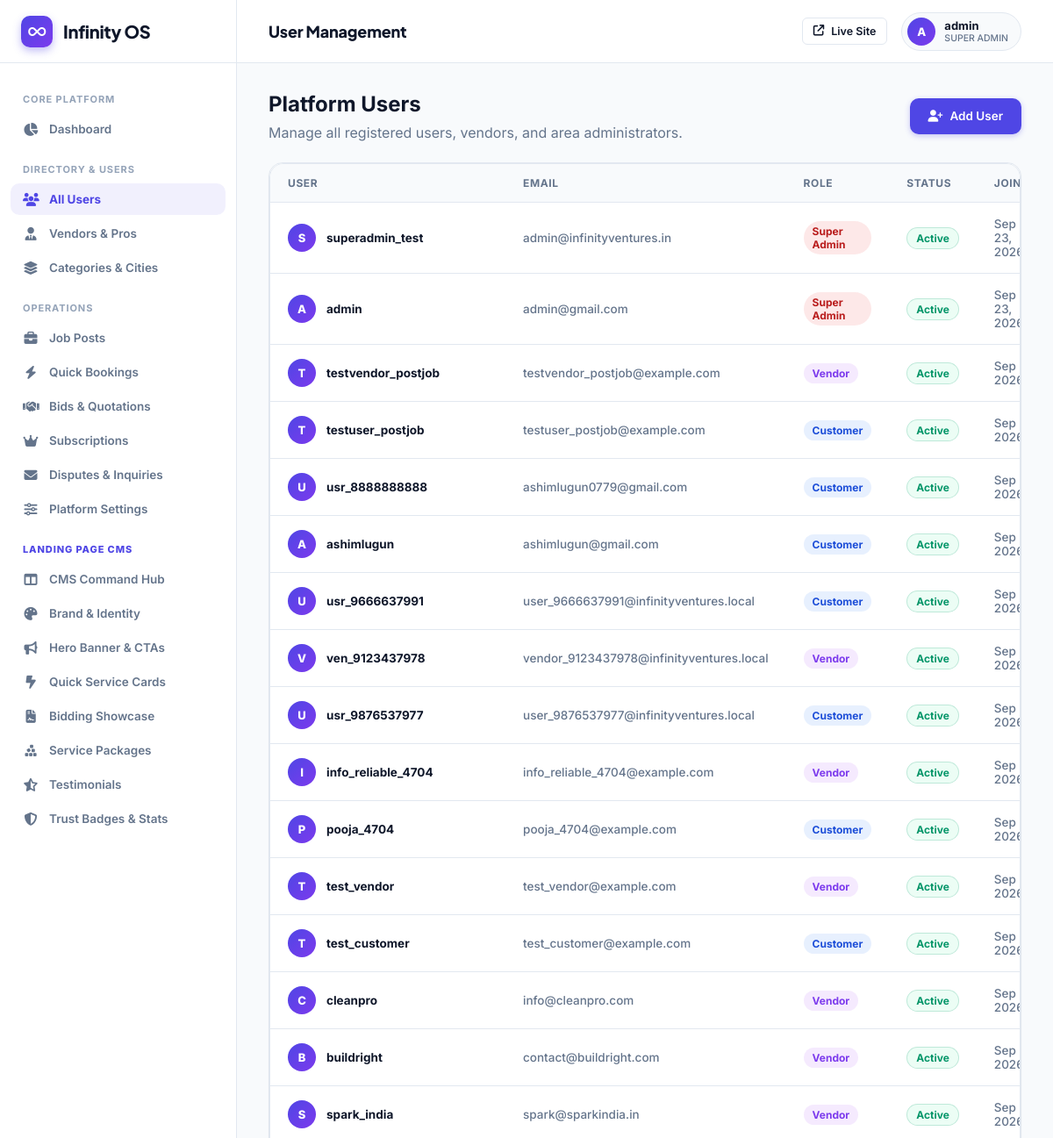
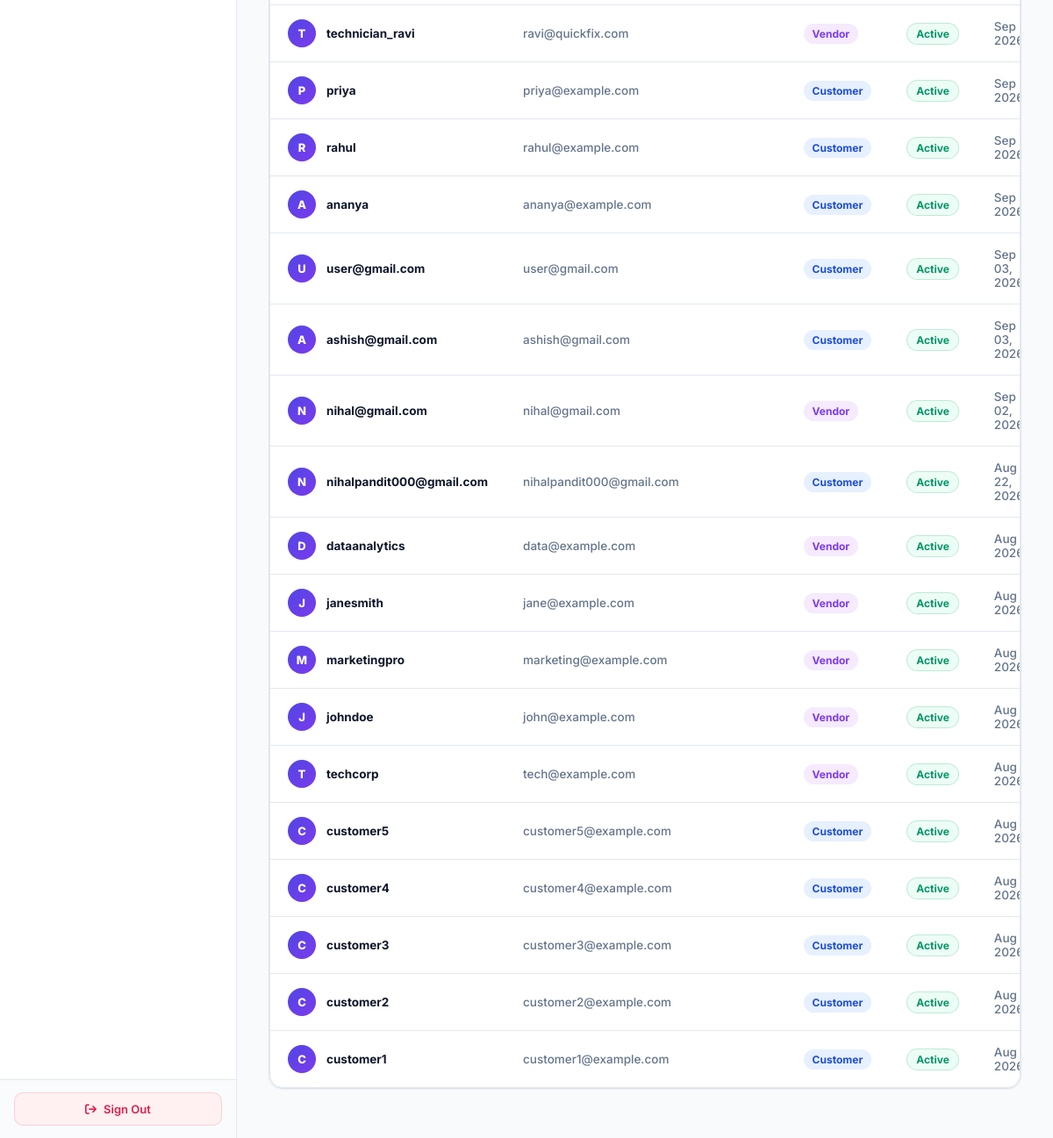
The app's page /super-admin/users/ (signed in) with its own data (2 pictures, top to bottom).
### myapp/models.py (models this page shows)
class CustomUser(AbstractUser):
    ROLE_CHOICES = (
        ('ADMIN', 'Admin'),
        ('VENDOR', 'Vendor'),
        ('USER', 'User'),
    )
    role = models.CharField(max_length=20, choices=ROLE_CHOICES, default='USER')

### myapp/super_admin_views.py (the view)
# urls.py: path('super-admin/users/', super_admin_views.super_admin_users, name='super_admin_users'),
@sa_required
def super_admin_users(request):
    users = CustomUser.objects.all().order_by('-date_joined')
    return render(request, 'superadmin/user_manager.html', {'users': users})

### myapp/super_admin_views.py (called while the page is built)
def sa_required(view_func):
    from functools import wraps
    @wraps(view_func)
    def wrapper(request, *args, **kwargs):
        if not request.user.is_authenticated:
            return redirect(f'{LOGIN_URL}?next={request.path}')
        if not request.user.is_superuser:
            return redirect('/')
        return view_func(request, *args, **kwargs)
    return wrapper

### templates/superadmin/user_manager.html (shortened to what this page needs)
{% extends 'superadmin/base.html' %}
{% block header_title %}User Management{% endblock %}
{% block content %}
<div style="margin-bottom: 24px; display: flex; justify-content: space-between; align-items: center;">
  <div>
    <h2 style="font-size: 24px; font-weight: 700; margin-bottom: 8px;">Platform Users</h2>
    <p style="color: var(--text-muted);">Manage all registered users, vendors, and area administrators.</p>
  </div>
  <a href="{% url 'super_admin_user_create' %}" class="btn btn-primary"><i class="fa-solid fa-user-plus"></i> Add User</a>
</div>
<div class="card" style="padding: 0;">
  <div class="table-container">
    <table>
      <thead>
        <tr>
          <th>User</th>
          <th>Email</th>
          <th>Role</th>
          <th>Status</th>
          <th>Joined</th>
        </tr>
      </thead>
      <tbody>
        {% for u in users %}
        <tr>
          <td>
            <div style="display: flex; align-items: center; gap: 12px;">
              <div class="avatar" style="width: 32px; height: 32px; font-size: 13px;">{{ u.username|make_list|first|upper }}</div>
              <strong>{{ u.username }}</strong>
            </div>
          </td>
          <td style="color: var(--text-muted);">{{ u.email|default:"—" }}</td>
          <td>
            {% if u.is_superuser %}
              <span class="badge" style="background: rgba(239,68,68,0.12); color: #b91c1c;">Super Admin</span>
            {% elif u.role == 'ADMIN' %}
              <span class="badge" style="background: rgba(79,70,229,0.12); color: #4338ca;">Area Admin</span>
            {% elif u.role == 'VENDOR' %}
              <span class="badge" style="background: rgba(168,85,247,0.12); color: #7c3aed;">Vendor</span>
            {% else %}
              <span class="badge" style="background: rgba(59,130,246,0.12); color: #1d4ed8;">Customer</span>
            {% endif %}
          </td>
          <td>
            {% if u.is_active %}
              <span class="badge active">Active</span>
            {% else %}
              <span class="badge inactive">Disabled</span>
            {% endif %}
          </td>
          <td style="color: var(--text-muted);">{{ u.date_joined|date:"M d, Y" }}</td>
        </tr>
        {% empty %}
        <tr><td colspan="6" style="text-align: center; padding: 40px; color: var(--text-muted);">No users found.</td></tr>
        {% endfor %}
      </tbody>
    </table>
  </div>
</div>
{% endblock %}

### templates/superadmin/base.html (shortened to what this page needs)
<!DOCTYPE html>
<html lang="en">
<head>
  <link rel="stylesheet" href="https://cdnjs.cloudflare.com/ajax/libs/font-awesome/6.5.2/css/all.min.css">
</head>
<body>
  <aside class="sidebar">
    <a href="{% url 'super_admin_dashboard' %}" class="sidebar-brand">
      <div class="sidebar-brand-icon">
        <i class="fa-solid fa-infinity"></i>
      </div>
      <span>Infinity OS</span>
    </a>
    <div class="sidebar-nav">
      <div class="nav-section">Core Platform</div>
      <a href="{% url 'super_admin_dashboard' %}" class="nav-item {% if request.path == '/super-admin/' %}active{% endif %}">
        <i class="fa-solid fa-chart-pie"></i>
        <span>Dashboard</span>
      </a>
      <div class="nav-section">Directory & Users</div>
      <a href="{% url 'super_admin_users' %}" class="nav-item {% if 'users' in request.path and 'landing' not in request.path %}active{% endif %}">
        <i class="fa-solid fa-users"></i>
        <span>All Users</span>
      </a>
      <a href="{% url 'super_admin_vendors' %}" class="nav-item {% if 'vendors' in request.path %}active{% endif %}">
        <i class="fa-solid fa-user-tie"></i>
        <span>Vendors & Pros</span>
      </a>
      <a href="{% url 'super_admin_cms' %}" class="nav-item {% if '/cms/' in request.path and 'landing' not in request.path %}active{% endif %}">
        <i class="fa-solid fa-layer-group"></i>
        <span>Categories &amp; Cities</span>
      </a>
      <div class="nav-section">Operations</div>
      <a href="{% url 'super_admin_jobs' %}" class="nav-item {% if 'jobs' in request.path and 'landing' not in request.path %}active{% endif %}">
        <i class="fa-solid fa-briefcase"></i>
        <span>Job Posts</span>
      </a>
      <a href="{% url 'super_admin_quick_services' %}" class="nav-item {% if '/super-admin/quick-services' in request.path and 'landing' not in request.path %}active{% endif %}">
        <i class="fa-solid fa-bolt"></i>
        <span>Quick Bookings</span>
      </a>
      <a href="{% url 'super_admin_bids' %}" class="nav-item {% if 'bids' in request.path and 'landing' not in request.path %}active{% endif %}">
        <i class="fa-solid fa-handshake"></i>
        <span>Bids & Quotations</span>
      </a>
      <a href="{% url 'super_admin_subscriptions' %}" class="nav-item {% if 'subscriptions' in request.path %}active{% endif %}">
        <i class="fa-solid fa-crown"></i>
        <span>Subscriptions</span>
      </a>
      <a href="{% url 'super_admin_messages' %}" class="nav-item {% if 'messages' in request.path %}active{% endif %}">
        <i class="fa-solid fa-envelope"></i>
        <span>Disputes & Inquiries</span>
      </a>
      <a href="{% url 'super_admin_settings' %}" class="nav-item {% if 'settings' in request.path and 'landing' not in request.path %}active{% endif %}">
        <i class="fa-solid fa-sliders"></i>
        <span>Platform Settings</span>
      </a>
      <div class="nav-section" style="color: var(--accent); font-weight: 800;">Landing Page CMS</div>
      <a href="{% url 'super_admin_landing_overview' %}" class="nav-item {% if request.path == '/super-admin/landing/' %}active{% endif %}">
        <i class="fa-solid fa-table-columns"></i>
        <span>CMS Command Hub</span>
      </a>
      <a href="{% url 'super_admin_landing_branding' %}" class="nav-item {% if '/landing/branding' in request.path %}active{% endif %}">
        <i class="fa-solid fa-palette"></i>
        <span>Brand &amp; Identity</span>
      </a>
      <a href="{% url 'super_admin_landing_hero' %}" class="nav-item {% if '/landing/hero' in request.path %}active{% endif %}">
        <i class="fa-solid fa-bullhorn"></i>
        <span>Hero Banner &amp; CTAs</span>
      </a>
      <a href="{% url 'super_admin_landing_quick_services' %}" class="nav-item {% if '/landing/quick-services' in request.path %}active{% endif %}">
        <i class="fa-solid fa-bolt-lightning"></i>
        <span>Quick Service Cards</span>
      </a>
      <a href="{% url 'super_admin_landing_featured_projects' %}" class="nav-item {% if '/landing/featured-projects' in request.path %}active{% endif %}">
        <i class="fa-solid fa-file-contract"></i>
        <span>Bidding Showcase</span>
      </a>
      <a href="{% url 'super_admin_landing_packages' %}" class="nav-item {% if '/landing/packages' in request.path %}active{% endif %}">
        <i class="fa-solid fa-cubes-stacked"></i>
        <span>Service Packages</span>
      </a>
      <a href="{% url 'super_admin_landing_testimonials' %}" class="nav-item {% if '/landing/testimonials' in request.path %}active{% endif %}">
        <i class="fa-solid fa-star-half-stroke"></i>
        <span>Testimonials</span>
      </a>
      <a href="{% url 'super_admin_landing_trust_metrics' %}" class="nav-item {% if '/landing/trust-metrics' in request.path %}active{% endif %}">
        <i class="fa-solid fa-shield-halved"></i>
        <span>Trust Badges &amp; Stats</span>
      </a>
    </div>
    <div class="sidebar-footer">
      <a href="{% url 'logout' %}" class="btn-logout">
        <i class="fa-solid fa-arrow-right-from-bracket"></i>
        <span>Sign Out</span>
      </a>
    </div>
  </aside>
  <main class="main-area">
    <header class="header">
      <div class="header-title">
        {% block header_title %}Control Center{% endblock %}
      </div>
      <div class="header-actions">
        <a href="/" target="_blank" class="btn btn-outline btn-sm" title="Preview Public Site">
          <i class="fa-solid fa-arrow-up-right-from-square"></i>
          <span>Live Site</span>
        </a>
        <div class="admin-profile">
          <div class="avatar">
            {{ request.user.username|slice:":1"|upper }}
          </div>
          <div style="font-size: 13px; font-weight: 700;">
            {{ request.user.username }}
            <span style="display: block; font-size: 10.5px; color: var(--text-muted); font-weight: 500;">SUPER ADMIN</span>
          </div>
        </div>
      </div>
    </header>
    <div class="content-wrapper">
      <div class="content-container">
        {% block content %}{% endblock %}
      </div>
    </div>
  </main>
</body>
</html>

### records on screen
CustomUser: user.username "A", user.username "admin", username|make_list "A", username "admin", email "admin@gmail.com", is_superuser "Super Admin", is_active "Active", date_joined "Sep 23,…"
CustomUser: username|make_list "S", username "superadmin_test", email "admin@infinityventures.in", is_superuser "Super Admin", is_active "Active", date_joined "Sep 23,…"
CustomUser: username|make_list "T", username "testvendor_postjob", email "testvendor_postjob@example.com", is_superuser "Vendor", is_active "Active", date_joined "Sep…"
CustomUser: username|make_list "T", username "testuser_postjob", email "testuser_postjob@example.com", is_superuser "Customer", is_active "Active", date_joined "Sep…"
CustomUser: username|make_list "U", username "usr_8888888888", email "ashimlugun0779@gmail.com", is_superuser "Customer", is_active "Active", date_joined "Sep…"
CustomUser: username|make_list "A", username "ashimlugun", email "ashimlugun@gmail.com", is_superuser "Customer", is_active "Active", date_joined "Sep…"
CustomUser: username|make_list "U", username "usr_9666637991", email "user_9666637991@infinityventures.local", is_superuser "Customer", is_active "Active", date_joined "Sep…"
CustomUser: username|make_list "V", username "ven_9123437978", email "vendor_9123437978@infinityventures.local", is_superuser "Vendor", is_active "Active", date_joined "Sep…"
CustomUser: username|make_list "U", username "usr_9876537977", email "user_9876537977@infinityventures.local", is_superuser "Customer", is_active "Active", date_joined "Sep…"
CustomUser: username|make_list "I", username "info_reliable_4704", email "info_reliable_4704@example.com", is_superuser "Vendor", is_active "Active", date_joined "Sep…"
CustomUser: username|make_list "P", username "pooja_4704", email "pooja_4704@example.com", is_superuser "Customer", is_active "Active", date_joined "Sep…"
CustomUser: username|make_list "T", username "test_vendor", email "test_vendor@example.com", is_superuser "Vendor", is_active "Active", date_joined "Sep…"
CustomUser: username|make_list "T", username "test_customer", email "test_customer@example.com", is_superuser "Customer", is_active "Active", date_joined "Sep…"
CustomUser: username|make_list "C", username "cleanpro", email "info@cleanpro.com", is_superuser "Vendor", is_active "Active", date_joined "Sep…"
CustomUser: username|make_list "B", username "buildright", email "contact@buildright.com", is_superuser "Vendor", is_active "Active", date_joined "Sep…"
CustomUser: username|make_list "S", username "spark_india", email "spark@sparkindia.in", is_superuser "Vendor", is_active "Active", date_joined "Sep…"
CustomUser: username|make_list "T", username "technician_ravi", email "ravi@quickfix.com", is_superuser "Vendor", is_active "Active", date_joined "Sep…"
CustomUser: username|make_list "P", username "priya", email "priya@example.com", is_superuser "Customer", is_active "Active", date_joined "Sep…"
CustomUser: username|make_list "R", username "rahul", email "rahul@example.com", is_superuser "Customer", is_active "Active", date_joined "Sep…"
CustomUser: username|make_list "A", username "ananya", email "ananya@example.com", is_superuser "Customer", is_active "Active", date_joined "Sep…"
CustomUser: username|make_list "U", username "user@gmail.com", email "user@gmail.com", is_superuser "Customer", is_active "Active", date_joined "Sep 03,…"
CustomUser: username|make_list "A", username "ashish@gmail.com", email "ashish@gmail.com", is_superuser "Customer", is_active "Active", date_joined "Sep 03,…"
CustomUser: username|make_list "N", username "nihal@gmail.com", email "nihal@gmail.com", is_superuser "Vendor", is_active "Active", date_joined "Sep 02,…"
CustomUser: username|make_list "N", username "nihalpandit000@gmail.com", email "nihalpandit000@gmail.com", is_superuser "Customer", is_active "Active", date_joined "Aug 22,…"
CustomUser: username|make_list "D", username "dataanalytics", email "data@example.com", is_superuser "Vendor", is_active "Active", date_joined "Aug…"
CustomUser: username|make_list "J", username "janesmith", email "jane@example.com", is_superuser "Vendor", is_active "Active", date_joined "Aug…"
CustomUser: username|make_list "M", username "marketingpro", email "marketing@example.com", is_superuser "Vendor", is_active "Active", date_joined "Aug…"
CustomUser: username|make_list "J", username "johndoe", email "john@example.com", is_superuser "Vendor", is_active "Active", date_joined "Aug…"
CustomUser: username|make_list "T", username "techcorp", email "tech@example.com", is_superuser "Vendor", is_active "Active", date_joined "Aug…"
CustomUser: username|make_list "C", username "customer5", email "customer5@example.com", is_superuser "Customer", is_active "Active", date_joined "Aug…"
CustomUser: username|make_list "C", username "customer4", email "customer4@example.com", is_superuser "Customer", is_active "Active", date_joined "Aug…"
CustomUser: username|make_list "C", username "customer3", email "customer3@example.com", is_superuser "Customer", is_active "Active", date_joined "Aug…"
CustomUser: username|make_list "C", username "customer2", email "customer2@example.com", is_superuser "Customer", is_active "Active", date_joined "Aug…"
CustomUser: username|make_list "C", username "customer1", email "customer1@example.com", is_superuser "Customer", is_active "Active", date_joined "Aug…"
